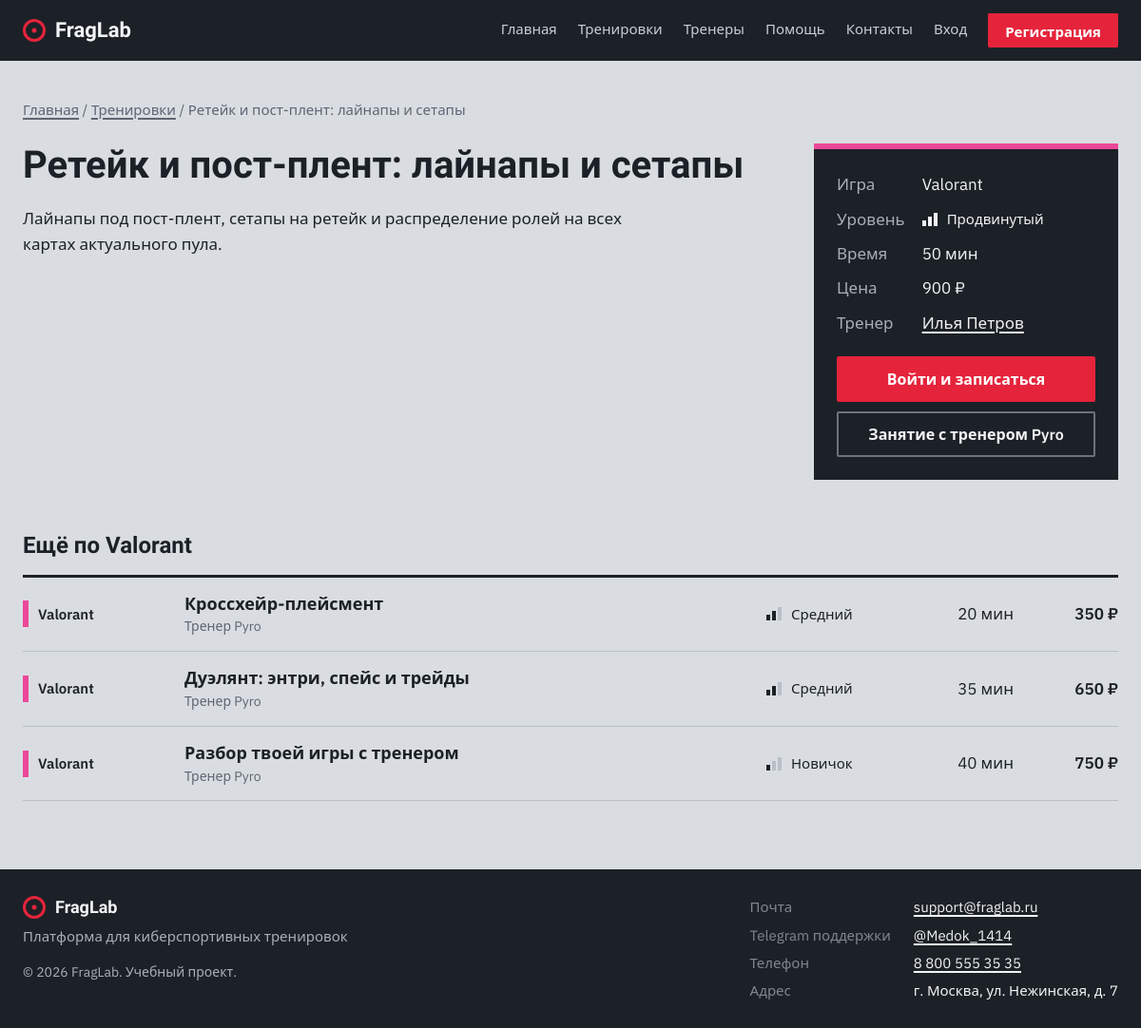
The page /training.php?id=15 on the database its author committed.
### tables this page shows
CREATE TABLE trainings (
    id           INT AUTO_INCREMENT PRIMARY KEY,
    title        VARCHAR(150) NOT NULL,
    game_id      INT          NOT NULL,
    coach_id     INT          NULL,
    level        ENUM('Новичок','Средний','Продвинутый') NOT NULL DEFAULT 'Новичок',
    duration_min SMALLINT     NOT NULL,
    description  TEXT         NOT NULL,
    created_at   DATETIME     NOT NULL DEFAULT CURRENT_TIMESTAMP,
    FOREIGN KEY (game_id)  REFERENCES games(id)   ON DELETE CASCADE,
    FOREIGN KEY (coach_id) REFERENCES coaches(id) ON DELETE SET NULL
);

CREATE TABLE games (
    id          INT AUTO_INCREMENT PRIMARY KEY,
    name        VARCHAR(50)  NOT NULL UNIQUE,
    genre       VARCHAR(50)  NOT NULL,
    description TEXT         NOT NULL,
    color       VARCHAR(7)   NOT NULL DEFAULT '#7C3AED',
     
    hour_price  INT          NOT NULL DEFAULT 1000
);

CREATE TABLE coaches (
    id               INT AUTO_INCREMENT PRIMARY KEY,
    full_name        VARCHAR(100) NOT NULL,
    nickname         VARCHAR(50)  NOT NULL,
    game_id          INT          NOT NULL,
    experience_years TINYINT      NOT NULL DEFAULT 1,
    bio              TEXT         NOT NULL,
    FOREIGN KEY (game_id) REFERENCES games(id) ON DELETE CASCADE
);

### config.php (called while the page is built, shortened)
<?php
function e($value): string
{
    return htmlspecialchars((string)$value, ENT_QUOTES, 'UTF-8');
}
function training_price(int $hourPrice, int $minutes): int
{
    return (int)(round($hourPrice * $minutes / 60 / 50) * 50);
}
function rub(int $amount): string
{
    return number_format($amount, 0, '', ' ') . ' ₽';
}
function current_user(): ?array
{
    return $_SESSION['user'] ?? null;
}

### training.php (the view, shortened to what this page needs)
<?php
require 'config.php';
$id = (int)($_GET['id'] ?? 0);
$stmt = $pdo->prepare(
    'SELECT t.*, g.name AS game, g.color, g.hour_price, c.full_name AS coach_name, c.nickname AS coach
     FROM trainings t
     JOIN games g ON g.id = t.game_id
     LEFT JOIN coaches c ON c.id = t.coach_id
     WHERE t.id = ?'
);
$stmt->execute([$id]);
$training = $stmt->fetch();
$enrolled = false;
$stmt = $pdo->prepare(
    'SELECT t.*, g.name AS game, g.color, g.hour_price, c.nickname AS coach
     FROM trainings t
     JOIN games g ON g.id = t.game_id
     LEFT JOIN coaches c ON c.id = t.coach_id
     WHERE t.game_id = ? AND t.id <> ?
     ORDER BY t.duration_min'
);
$stmt->execute([$training['game_id'], $id]);
$related = $stmt->fetchAll();
require 'includes/header.php';
?>
<nav class="breadcrumbs">
    <a href="index.php">Главная</a> / <a href="trainings.php">Тренировки</a> / <?= e($training['title']) ?>
</nav>
<?php $levelNum = ['Новичок' => 1, 'Средний' => 2, 'Продвинутый' => 3][$training['level']]; ?>
<article class="detail" style="--game: <?= e($training['color']) ?>">
    <div class="detail-text">
        <h1><?= e($training['title']) ?></h1>
        <p><?= nl2br(e($training['description'])) ?></p>
    </div>
    <aside class="facts">
        <dl>
            <dt>Игра</dt><dd><?= e($training['game']) ?></dd>
            <dt>Уровень</dt><dd class="level"><span class="bars l<?= $levelNum ?>"><i></i><i></i><i></i></span><?= e($training['level']) ?></dd>
            <dt>Время</dt><dd><?= $training['duration_min'] ?> мин</dd>
            <dt>Цена</dt><dd><?= rub(training_price((int)$training['hour_price'], (int)$training['duration_min'])) ?></dd>
            <?php if ($training['coach_name']): ?>
                <dt>Тренер</dt><dd><a href="coach.php?id=<?= $training['coach_id'] ?>"><?= e($training['coach_name']) ?></a></dd>
            <?php endif; ?>
        </dl>
        <?php if (!$user): ?>
            <a href="login.php" class="btn btn-wide">Войти и записаться</a>
        <?php elseif ($enrolled): ?>
            <p class="alert alert-success" style="color: var(--graphite)">Вы записаны. <a href="cabinet.php">Открыть кабинет</a></p>
        <?php else: ?>
            <form method="post">
                <button class="btn btn-wide">Записаться</button>
            </form>
        <?php endif; ?>
        <?php if ($training['coach_id']): ?>
            <a href="coach.php?id=<?= $training['coach_id'] ?>" class="btn btn-outline btn-wide facts-coach">Занятие с тренером <?= e($training['coach']) ?></a>
        <?php endif; ?>
    </aside>
</article>
<?php if ($related): ?>
    <h2 class="section-title">Ещё по <?= e($training['game']) ?></h2>
    <div class="board">
        <?php foreach ($related as $t) include 'includes/card.php'; ?>
    </div>
<?php endif; ?>
<?php require 'includes/footer.php'; ?>

### includes/card.php
<?php
$levelNum = ['Новичок' => 1, 'Средний' => 2, 'Продвинутый' => 3][$t['level']];
?>
<a href="training.php?id=<?= $t['id'] ?>" class="board-row" style="--game: <?= e($t['color']) ?>">
    <span class="row-game"><?= e($t['game']) ?></span>
    <span class="row-title">
        <?= e($t['title']) ?>
        <?php if (!empty($t['coach'])): ?><small>Тренер <?= e($t['coach']) ?></small><?php endif; ?>
    </span>
    <span class="level"><span class="bars l<?= $levelNum ?>"><i></i><i></i><i></i></span><?= e($t['level']) ?></span>
    <span class="row-time"><?= $t['duration_min'] ?> мин</span>
    <span class="row-price"><?= rub(training_price((int)$t['hour_price'], (int)$t['duration_min'])) ?></span>
</a>

### assets/style.css (style rules this page uses)
:root { --steel: #D9DDE2; --paper: #F2F3F5; --graphite: #1C2127; --graphite-2: #2A3038; --target: #E5243B; --hit: #F2C230; --muted: #5E6672; --line: #B9BFC7; --font-head: 'Unbounded', sans-serif; --font-body: 'IBM Plex Sans', 'Segoe UI', sans-serif; }
* { box-sizing: border-box; margin: 0; padding: 0; }
body { background: var(--steel); color: var(--graphite); font-family: var(--font-body); font-size: 17px; line-height: 1.55; min-height: 100vh; display: flex; flex-direction: column; }
a { color: var(--graphite); text-decoration-thickness: 2px; text-underline-offset: 3px; }
h1, h2, h3, .logo { font-family: var(--font-head); font-weight: 700; line-height: 1.15; }
.section-title { font-size: 24px; margin: 56px 0 16px; }
.btn { display: inline-block; background: var(--target); color: #fff; border: 2px solid var(--target); padding: 11px 22px; border-radius: 2px; font: 600 16px var(--font-body); cursor: pointer; text-decoration: none; }
.btn-outline { background: transparent; color: var(--graphite); border-color: var(--graphite); }
.btn-wide { width: 100%; }
.board { border-top: 3px solid var(--graphite); }
.board-head, .board-row { display: grid; grid-template-columns: 150px 1fr 160px 80px 90px; gap: 20px; align-items: center; padding: 14px 0; }
.row-price { text-align: right; font-weight: 600; font-variant-numeric: tabular-nums; white-space: nowrap; }
.board-row { border-bottom: 1px solid var(--line); text-decoration: none; color: var(--graphite); }
.row-game { display: flex; align-items: center; gap: 10px; font-weight: 600; font-size: 15px; }
.row-game::before { content: ''; width: 6px; height: 28px; background: var(--game); flex: none; }
.row-title { font-weight: 600; font-size: 18px; }
.row-title small { display: block; font-weight: 400; font-size: 14px; color: var(--muted); }
.row-time { text-align: right; font-variant-numeric: tabular-nums; }
.level { display: inline-flex; align-items: center; gap: 10px; font-size: 15px; }
.bars { display: inline-flex; align-items: flex-end; gap: 2px; height: 14px; }
.bars i { width: 4px; background: var(--line); }
.bars i:nth-child(1) { height: 6px; }
.bars i:nth-child(2) { height: 10px; }
.bars i:nth-child(3) { height: 14px; }
.bars.l1 i:nth-child(-n+1), .bars.l2 i:nth-child(-n+2), .bars.l3 i:nth-child(-n+3) { background: var(--graphite); }
.breadcrumbs { color: var(--muted); font-size: 15px; margin-bottom: 24px; }
.breadcrumbs a { color: var(--muted); }
.detail { display: grid; grid-template-columns: 1fr 320px; gap: 56px; align-items: start; }
.detail h1 { font-size: 40px; margin-bottom: 20px; }
.detail-text p { margin-bottom: 18px; max-width: 62ch; }
.facts { background: var(--graphite); color: var(--paper); padding: 24px; border-top: 6px solid var(--game); }
.facts dl { display: grid; grid-template-columns: auto 1fr; gap: 10px 18px; margin-bottom: 22px; }
.facts dt { color: #A8AFB8; }
.facts .bars i { background: #4A525C; }
.facts .bars.l1 i:nth-child(-n+1), .facts .bars.l2 i:nth-child(-n+2), .facts .bars.l3 i:nth-child(-n+3) { background: var(--paper); }
.facts dd a { color: var(--paper); }
.facts .btn { text-align: center; }
.facts-coach { margin-top: 10px; color: var(--paper); border-color: #6B737E; }

### rows shown on the page
trainings: title "Ретейк и пост-плент: лайнапы и сетапы", description "Лайнапы под пост-плент, сетапы на ретейк и распределение ролей на всех картах актуального пула.", game.name "Valorant", level "Продвинутый", duration_min "50", game+duration_min "900 ₽", coach.full_name "Илья Петров", coach.nickname "Pyro"
trainings: game.name "Valorant", title "Кроссхейр-плейсмент", coach.nickname "Pyro", level "Средний", duration_min "20", game+duration_min "350 ₽"
trainings: game.name "Valorant", title "Дуэлянт: энтри, спейс и трейды", coach.nickname "Pyro", level "Средний", duration_min "35", game+duration_min "650 ₽"
trainings: game.name "Valorant", title "Разбор твоей игры с тренером", coach.nickname "Pyro", level "Новичок", duration_min "40", game+duration_min "750 ₽"

### other values the page prints
$label "Главная"
$label "Тренировки"
$label "Тренеры"
$label "Помощь"
$label "Контакты"
SUPPORT_EMAIL "support@fraglab.ru"
SUPPORT_TG "Medok_1414"
SUPPORT_PHONE "8 800 555 35 35"
OFFICE_ADDRESS "г. Москва, ул. Нежинская, д. 7"
